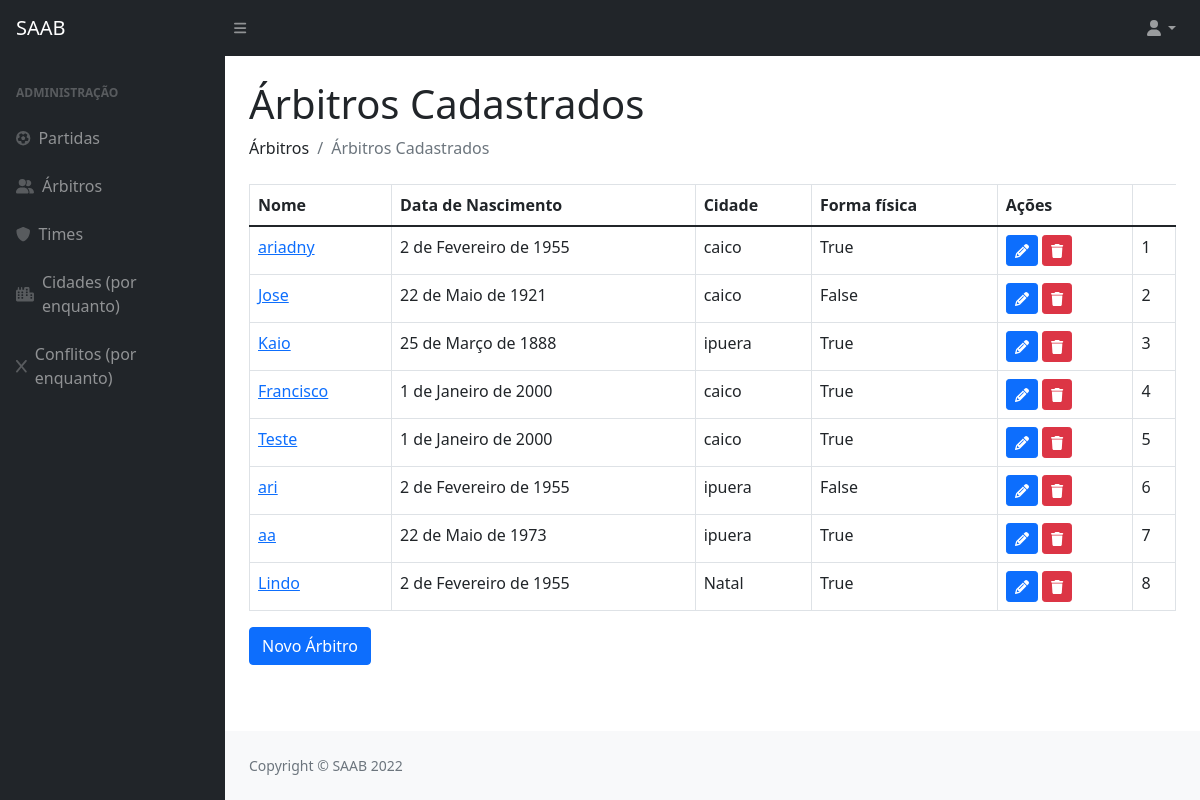
The app's page /arbitros/, older data.
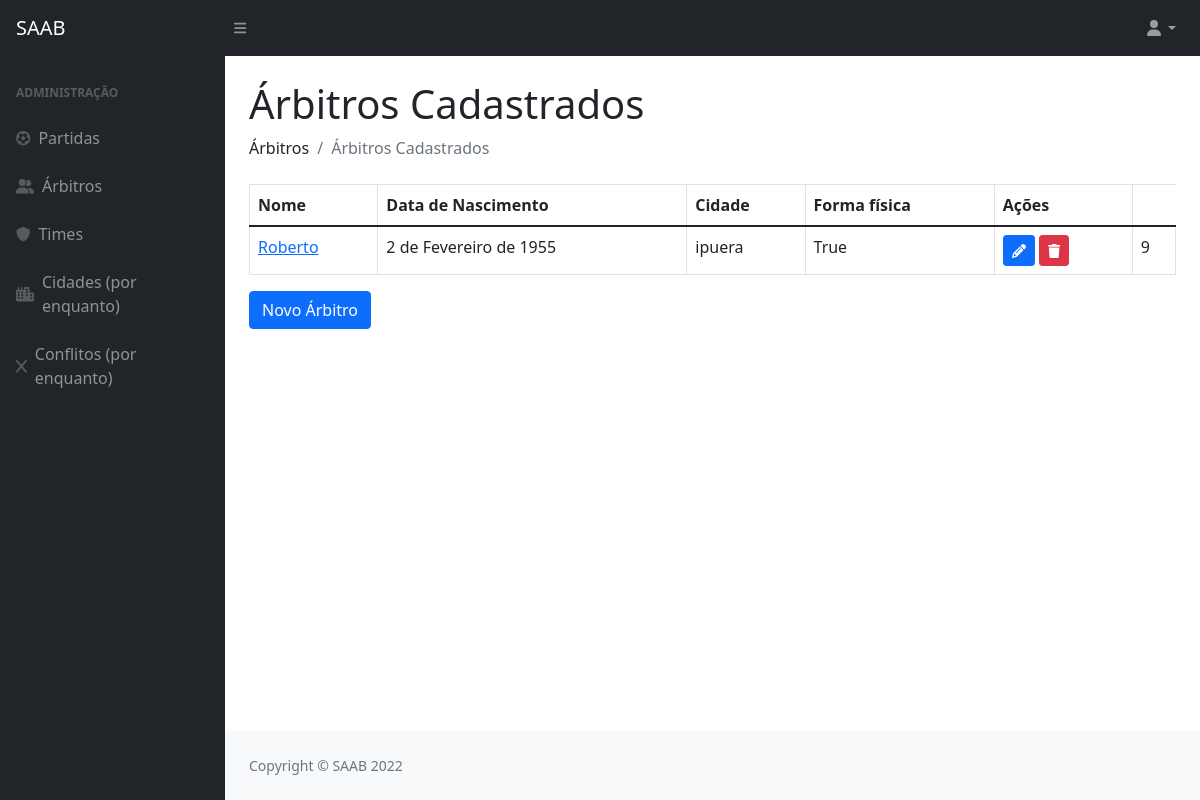
The same page, newer data.
### privado/models.py (models this page shows, shortened)
class Arbitro(models.Model):
    codigo = models.AutoField(primary_key=True)
    datanasc = models.DateField()
    cidade = models.ForeignKey(Cidade, on_delete=models.CASCADE)
    nome = models.CharField(max_length=100)
    formafisica = models.BooleanField()

class Cidade(models.Model):
    codigo = models.AutoField(primary_key=True)
    nome = models.CharField(max_length=100)
    def __str__(self):
        return (self.nome)

### privado/views.py (the view)
# urls.py: path('arbitros/', arbitros, name="url_arbitros"),
def arbitros(request):
    arbt = Arbitro.objects.all()
    pacote = {"arbitros": arbt, "editArbitro": 123}
    return render(request, "SAAB/arbitros.html", pacote)

### privado/templates/SAAB/arbitros.html (shortened to what this page needs)
{% extends 'SAAB/layout.html' %}
{% block conteudo %}
{% load static %}
{% load crispy_forms_tags %}
<!DOCTYPE html>
<html>
    <head>
    </head>
    <body>
        <h1 class="mt-4">Árbitros Cadastrados</h1>
        <ol class="breadcrumb mb-4">
            <li class="breadcrumb-item">Árbitros</li>
            <li class="breadcrumb-item active">Árbitros Cadastrados</li>
        </ol>
        <table class="table table-bordered">
            <thead>
                <tr>
                    <th>Nome</th>
                    <th>Data de Nascimento</th>
                    <th>Cidade</th>
                    <th>Forma física</th>
                    <th>Ações</th>
                </tr>
            </thead>
            {% for i in arbitros %}
                <tr>
                    <td><a href="{% url 'url_detalhamentoArbitro' i.codigo %}">{{ i.nome }}</a></td>
                    <td>{{ i.datanasc }}</td>
                    <td>{{ i.cidade }}</td>
                    <td>{{ i.formafisica }}</td>
                    <td>
                        <a href="{% url 'url_updateArbitro' i.codigo %}"><button class="btn btn-primary btn-sm"><i class="fas fa-pencil"></i></button></a>
                        <a href="{% url 'url_deleteArbitro' i.codigo %}"><button class="btn btn-danger btn-sm"><i class="fas fa-trash"></i></button></a>
                    </td>
                    <td>{{ i.codigo }}</td>
                </tr>
            {% endfor %}
        </table>
        <a href="{% url 'url_formArbitro' %}"><button  class="btn btn-primary">Novo Árbitro</button></a>
    </body>
</html>
{% endblock %}

### privado/templates/SAAB/layout.html (shortened to what this page needs)
{% load static %}
<!DOCTYPE html>
<html lang="pt-br">
    <head>
        <link href="{% static '/css/styles.css' %}" rel="stylesheet" />
    </head>
    <body>
        <nav class="sb-topnav navbar navbar-expand navbar-dark bg-dark">
            <a class="navbar-brand ps-3" href="{% url 'url_index'%}">SAAB</a>
            <button class="btn btn-link btn-sm order-1 order-lg-0 me-4 me-lg-0" id="sidebarToggle" href="#!"><i class="fas fa-bars"></i></button>
            <ul class="navbar-nav ms-auto me-0 me-md-3 my-2 my-md-0">
                <li class="nav-item dropdown">
                    <a class="nav-link dropdown-toggle" id="navbarDropdown" href="#" role="button" data-bs-toggle="dropdown" aria-expanded="false"><i class="fas fa-user fa-fw"></i></a>
                </li>
            </ul>
        </nav>
        <div id="layoutSidenav">
            <div id="layoutSidenav_nav">
                <nav class="sb-sidenav accordion sb-sidenav-dark" id="sidenavAccordion">
                    <div class="sb-sidenav-menu">
                        <div class="nav">
                            <div class="sb-sidenav-menu-heading">Administração</div>
                            <a class="nav-link" href="{% url 'url_partida' %}">
                                <div class="sb-nav-link-icon"><i class="fas fa-futbol"></i></div>
                                Partidas
                            </a>
                            <a class="nav-link" href="{% url 'url_arbitros' %}">
                                <div class="sb-nav-link-icon"><i class="fas fa-user-group"></i></div>
                                Árbitros
                            </a>
                            <a class="nav-link" href="{% url 'url_times' %}">
                                <div class="sb-nav-link-icon"><i class="fas fa-shield"></i></div>
                                Times
                            </a>
                            <a class="nav-link" href="{% url 'url_cidades' %}">
                                <div class="sb-nav-link-icon"><i class="fas fa-city"></i></div>
                                Cidades (por enquanto)
                            </a>
                            <a class="nav-link" href="{% url 'url_conflitos' %}">
                                <div class="sb-nav-link-icon"><i class="fas fa-x"></i></div>
                                Conflitos (por enquanto)
                            </a>
                        </div>
                    </div>
                </nav>
            </div>
            <div id="layoutSidenav_content">
                <main>
                    <div class="container-fluid px-4">
                        {% block conteudo %}
                        {% endblock %}
                    </div>
                </main>
                <footer class="py-4 bg-light mt-auto">
                    <div class="container-fluid px-4">
                        <div class="d-flex align-items-center justify-content-between small">
                            <div class="text-muted">Copyright &copy; SAAB 2022</div>
                        </div>
                    </div>
                </footer>
            </div>
        </div>
    </body>
</html>

Row changes from the older to the newer data that the page shows:
removed Arbitro: nome "ariadny", datanasc "2 de Fevereiro de 1955", cidade "caico", formafisica "True", codigo "1"
removed Arbitro: nome "Jose", datanasc "22 de Maio de 1921", cidade "caico", formafisica "False", codigo "2"
removed Arbitro: nome "Kaio", datanasc "25 de Março de 1888", cidade "ipuera", formafisica "True", codigo "3"
removed Arbitro: nome "Francisco", datanasc "1 de Janeiro de 2000", cidade "caico", formafisica "True", codigo "4"
removed Arbitro: nome "Teste", datanasc "1 de Janeiro de 2000", cidade "caico", formafisica "True", codigo "5"
removed Arbitro: nome "ari", datanasc "2 de Fevereiro de 1955", cidade "ipuera", formafisica "False", codigo "6"
removed Arbitro: nome "aa", datanasc "22 de Maio de 1973", cidade "ipuera", formafisica "True", codigo "7"
removed Arbitro: nome "Lindo", datanasc "2 de Fevereiro de 1955", cidade "Natal", formafisica "True", codigo "8"
added Arbitro: nome "Roberto", datanasc "2 de Fevereiro de 1955", cidade "ipuera", formafisica "True", codigo "9"
